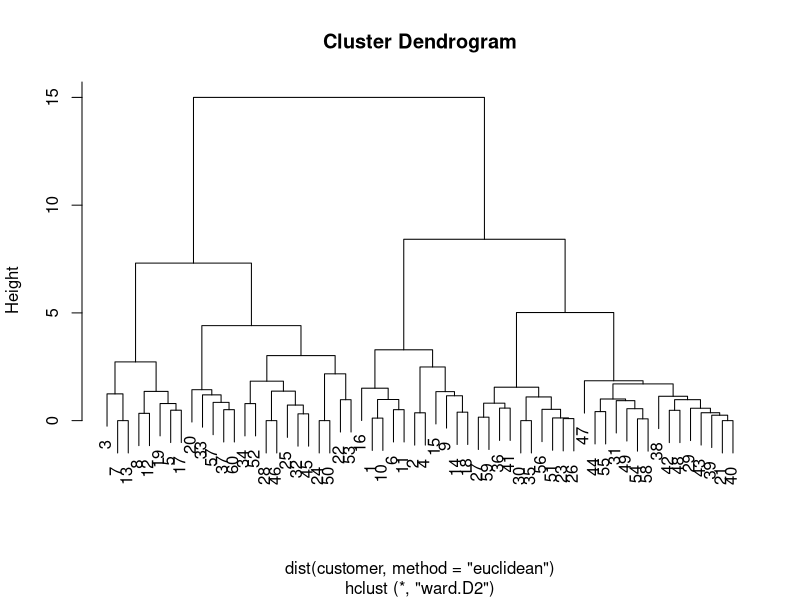
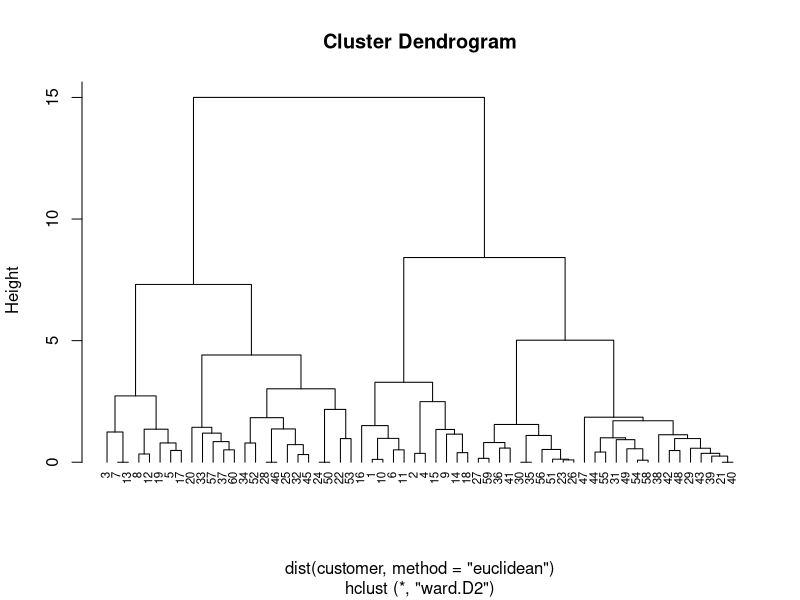
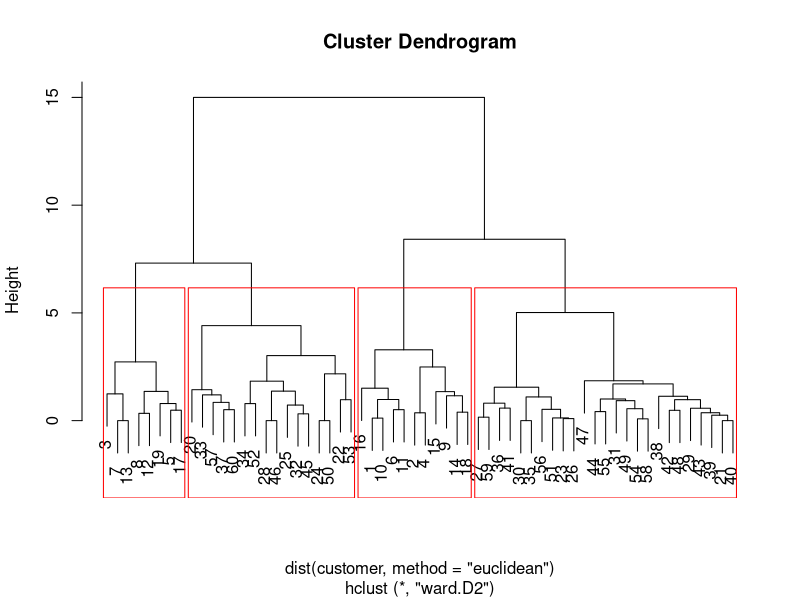
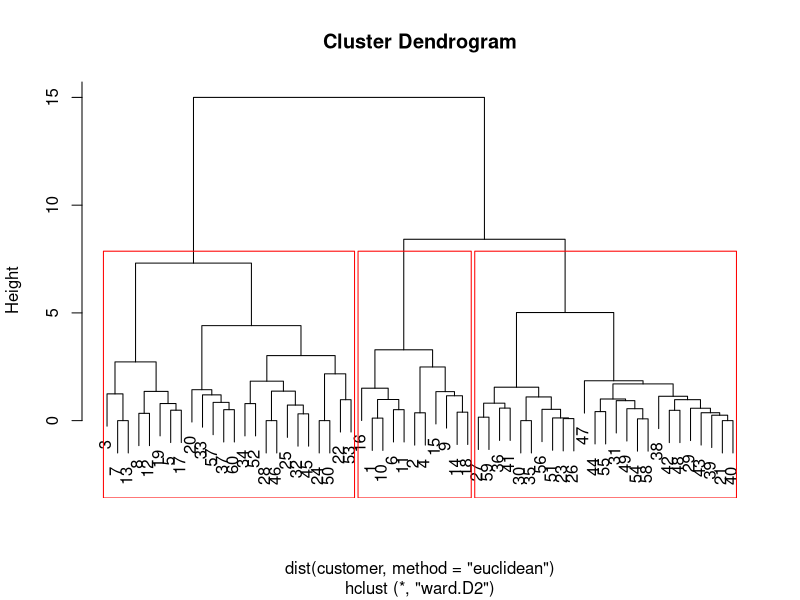
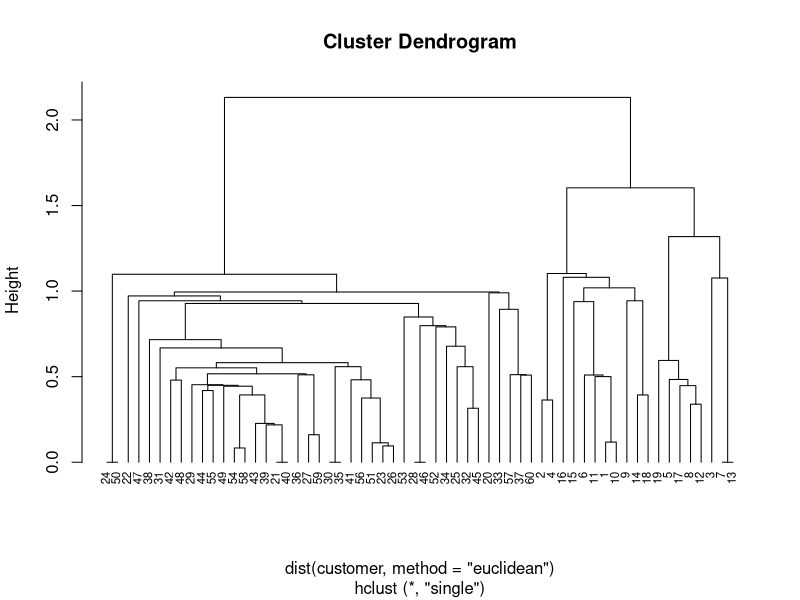
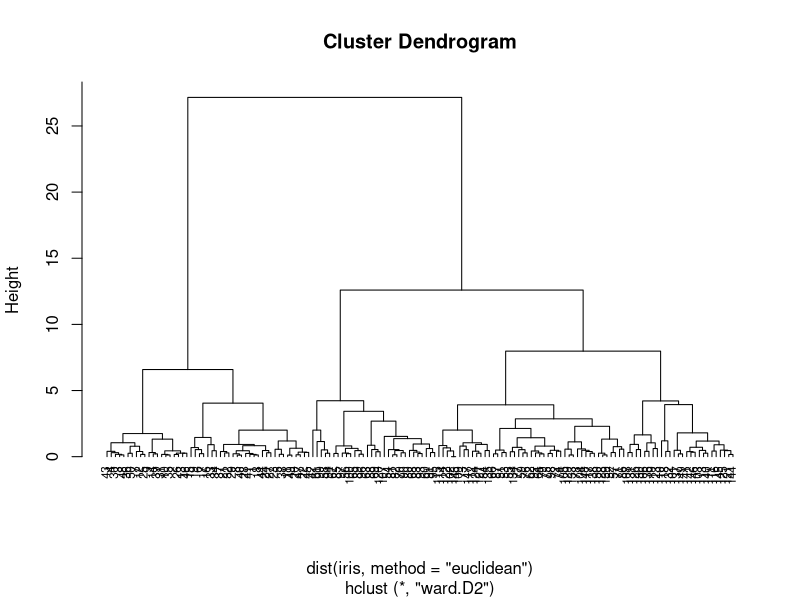
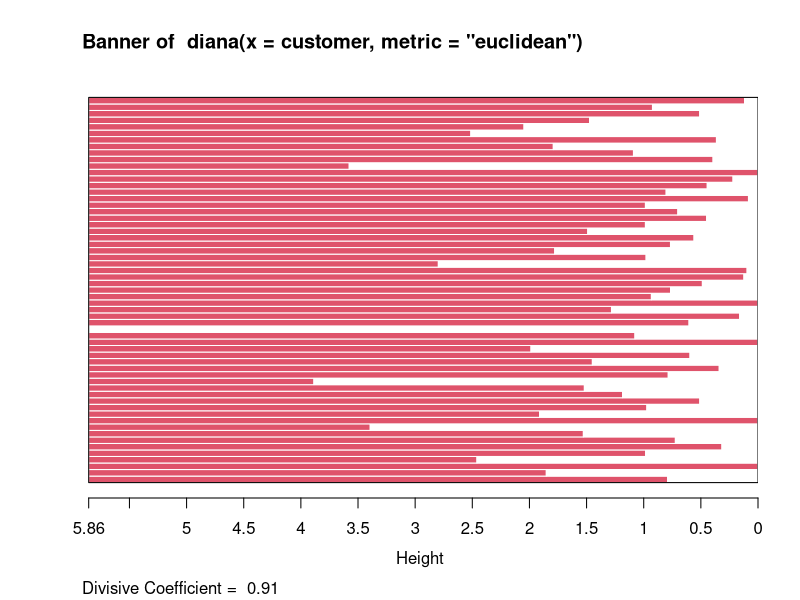
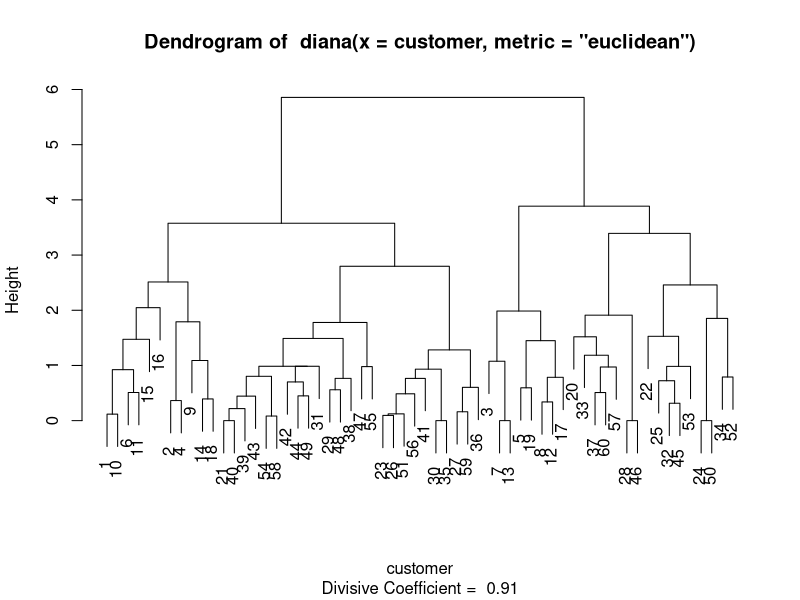

Reproduce these figures in R, in order.
## ---- chunk 1
?dist
x = c(0, 0, 1, 1, 1, 1)
y = c(1, 0, 1, 1, 0, 1)
#歐氏距離
dist(rbind(x,y), method =  "euclidean")
sqrt(sum((x - y) ^2))
dist(rbind(x,y), method ="minkowski", p=2)


#曼哈頓距離
dist(rbind(x,y), method =  "manhattan")
sum(abs(x - y))
dist(rbind(x,y), method ="minkowski", p=1)

## ---- chunk 2
customer = read.csv("customer.csv")
customer = customer[,-1]
customer = scale(customer)
dist(customer, method="euclidean")
hc = hclust(dist(customer, method="euclidean"), method="ward.D2")
plot(hc)
plot(hc, hang = -0.01, cex = 0.7)

fit = cutree(hc, k = 4)
table(fit)
plot(hc)
rect.hclust(hc, k = 4 , border="red")

fit = cutree(hc, k = 3)
table(fit)
plot(hc)
rect.hclust(hc, k = 3 , border="red")




hc2 = hclust(dist(customer, method="euclidean"), method="single")
plot(hc2, hang = -0.01, cex = 0.7)


head(iris)
iris = scale(iris[,-5])
hc = hclust(dist(iris, method="euclidean"), method="ward.D2")
plot(hc, hang = -0.01, cex = 0.7)

## ---- chunk 3

library(cluster)
?diana
dv = diana(customer, metric = "euclidean")
summary(dv)
plot(dv)
